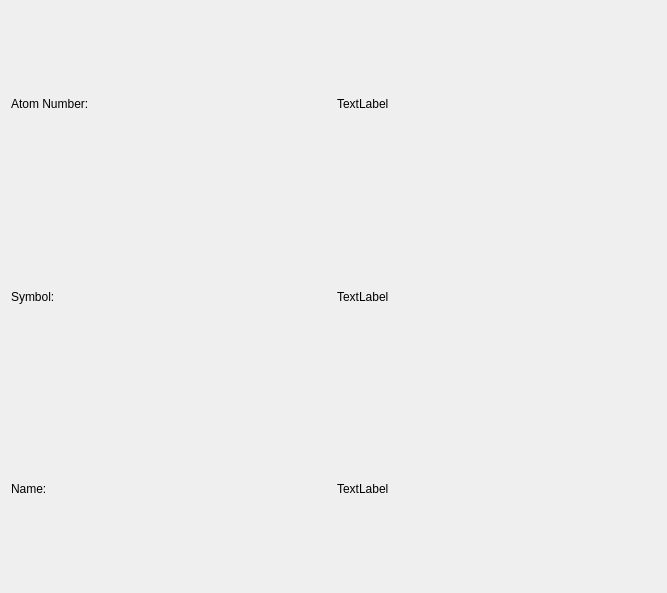
<?xml version="1.0" encoding="UTF-8"?>
<ui version="4.0">
 <class>ElementDialog</class>
 <widget class="QDialog" name="ElementDialog">
  <property name="geometry">
   <rect>
    <x>0</x>
    <y>0</y>
    <width>667</width>
    <height>593</height>
   </rect>
  </property>
  <property name="windowTitle">
   <string>Dialog</string>
  </property>
  <layout class="QGridLayout" name="gridLayout">
   <item row="2" column="0">
    <widget class="QLabel" name="label_2">
     <property name="text">
      <string>Name:</string>
     </property>
    </widget>
   </item>
   <item row="0" column="0">
    <widget class="QLabel" name="label_3">
     <property name="text">
      <string>Atom Number:</string>
     </property>
    </widget>
   </item>
   <item row="1" column="0">
    <widget class="QLabel" name="label">
     <property name="text">
      <string>Symbol:</string>
     </property>
    </widget>
   </item>
   <item row="0" column="1">
    <widget class="QLabel" name="label_4">
     <property name="text">
      <string>TextLabel</string>
     </property>
    </widget>
   </item>
   <item row="1" column="1">
    <widget class="QLabel" name="label_5">
     <property name="text">
      <string>TextLabel</string>
     </property>
    </widget>
   </item>
   <item row="2" column="1">
    <widget class="QLabel" name="label_6">
     <property name="text">
      <string>TextLabel</string>
     </property>
    </widget>
   </item>
  </layout>
 </widget>
 <resources/>
 <connections/>
</ui>
